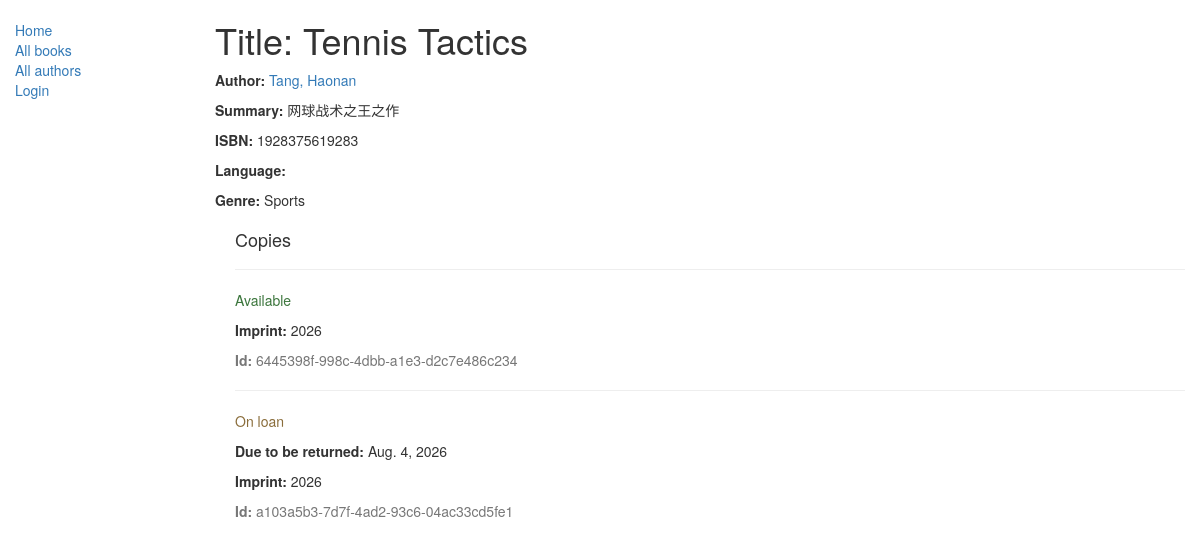
The page /catalog/book/1 on the database as committed earlier.
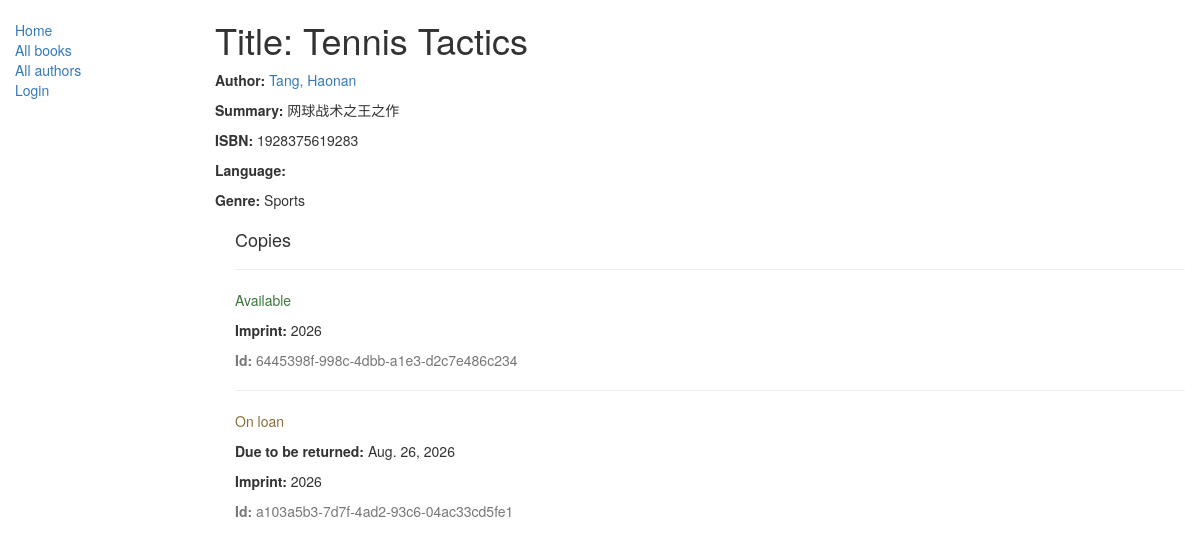
The same page on the database as committed later.
### catalog/models.py (models this page shows, shortened)
class BookInstance(models.Model):
    id = models.UUIDField(
        primary_key=True,
        default=uuid.uuid4,
        help_text="Unique ID for this particular book"
    )
    book = models.ForeignKey(
        "Book",
        on_delete=models.SET_NULL,
        null=True
    )
    imprint = models.CharField(max_length=200)
    due_back = models.DateField(
        null=True,
        blank=True
    )
    LOAN_STATUS = (
        ("m", "Maintenance"),
        ("o", "On loan"),
        ("a", "Available"),
        ("r", "Reserved"),
    )
    status = models.CharField(
        max_length=1,
        choices=LOAN_STATUS,
        blank=True,
        default="m",
        help_text="Book availability"
    )
    class Meta:
        ordering = ["due_back"]
        permissions = (("can_mark_returned", "Set book as returned"),)
    borrower = models.ForeignKey(User, on_delete=models.SET_NULL, null=True, blank=True)

### catalog/views.py (the view)
class BookDetailView(generic.DetailView):
    model = Book

### catalog/models.py (called while the page is built)
    def __str__(self):
        return self.name

    def __str__(self):
        return f"{self.last_name}, {self.first_name}"

### catalog/templates/catalog/book_detail.html
{% extends "base_generic.html" %}
{% block content %}
  <h1>Title: {{ book.title }}</h1>
  <p><strong>Author:</strong> <a href="">{{ book.author }}</a></p>
  <p><strong>Summary:</strong> {{ book.summary }}</p>
  <p><strong>ISBN:</strong> {{ book.isbn }}</p>
  <p><strong>Language:</strong> {{ book.language }}</p>
  <p><strong>Genre:</strong> {% for genre in book.genre.all %} {{ genre }}{% if not forloop.last %}, {% endif %}{% endfor %}</p>
  <div style="margin-left:20px;margin-top:20px">
    <h4>Copies</h4>
    {% for copy in book.bookinstance_set.all %}
    <hr>
    <p class="{% if copy.status == 'a' %}text-success{% elif copy.status == 'm' %}text-danger{% else %}text-warning{% endif %}">{{ copy.get_status_display }}</p>
    {% if copy.status != 'a' %}<p><strong>Due to be returned:</strong> {{copy.due_back}}</p>{% endif %}
    <p><strong>Imprint:</strong> {{copy.imprint}}</p>
    <p class="text-muted"><strong>Id:</strong> {{copy.id}}</p>
    {% endfor %}
  </div>
{% endblock %}

Rows that differ between the two databases and show on the page:
changed BookInstance "On loan": due_back "Aug. 4, 2026" → "Aug. 26, 2026"
